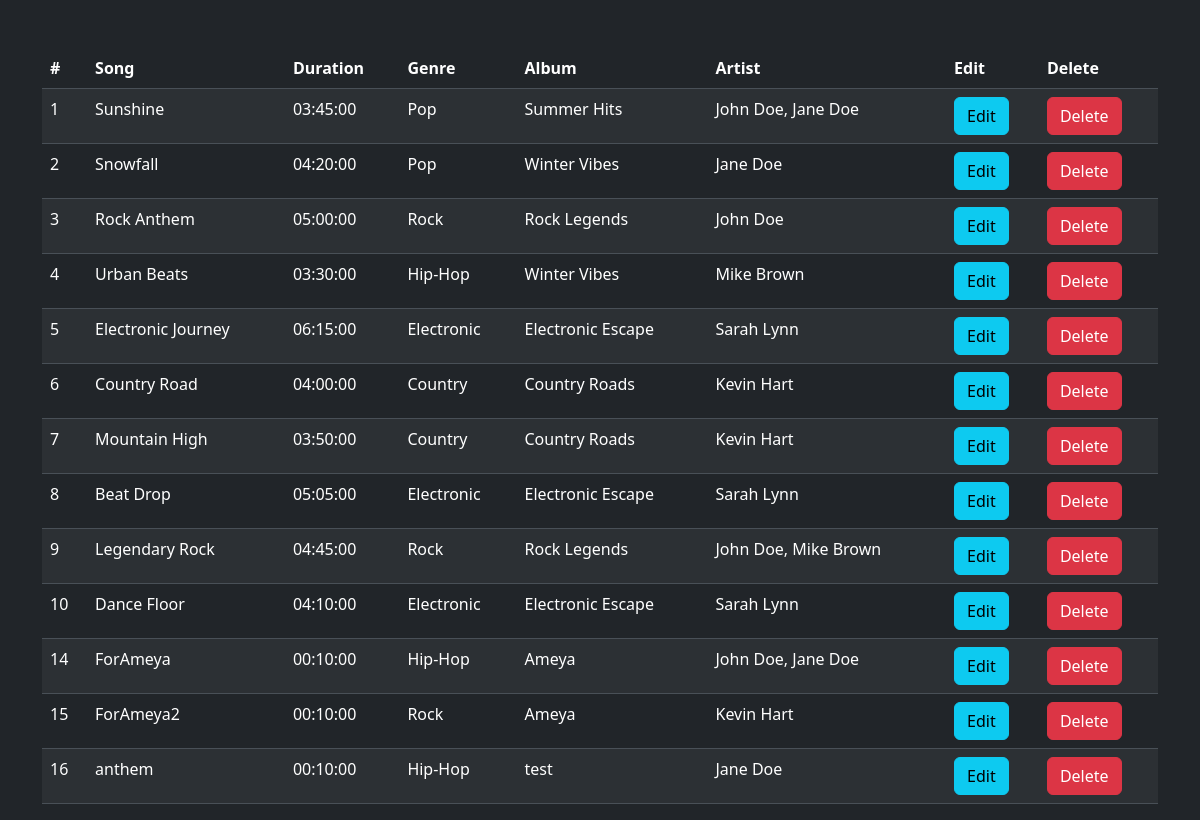
Before: /admin/allSongs.php (signed in) with the older database file.
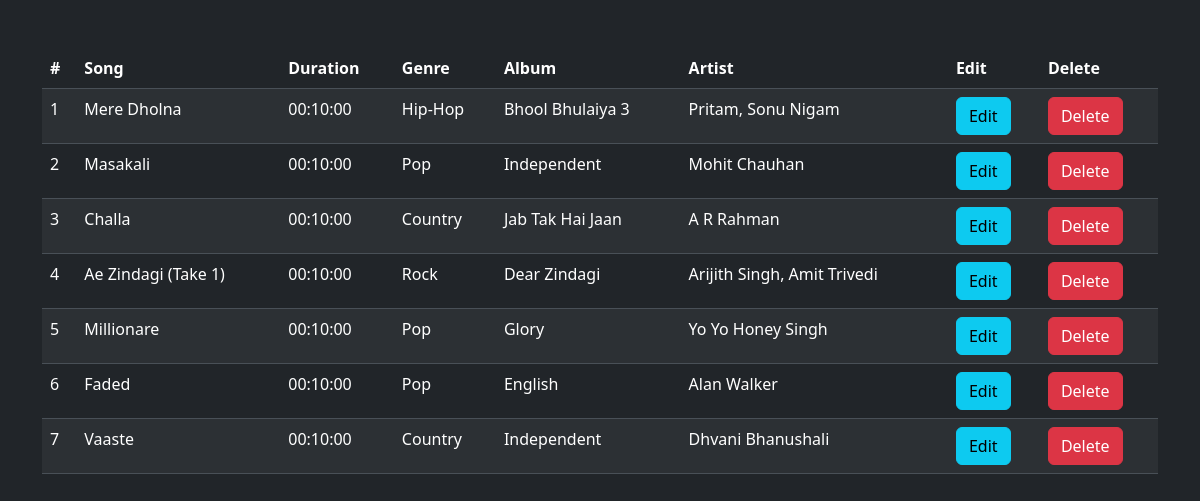
After: the same page with the newer database file.
### tables this page shows
CREATE TABLE `songs` (
  `song_id` int NOT NULL AUTO_INCREMENT,
  `song_name` varchar(50) NOT NULL,
  `duration` time NOT NULL,
  `genre_id` int DEFAULT NULL,
  `album_id` int DEFAULT NULL,
  `cover_image` varchar(200) DEFAULT NULL,
  `song_file` varchar(200) DEFAULT NULL,
  PRIMARY KEY (`song_id`),
  KEY `genre_id` (`genre_id`),
  KEY `album_id` (`album_id`),
  CONSTRAINT `songs_ibfk_1` FOREIGN KEY (`genre_id`) REFERENCES `genres` (`genre_id`),
  CONSTRAINT `songs_ibfk_2` FOREIGN KEY (`album_id`) REFERENCES `albums` (`album_id`)
);

CREATE TABLE `genres` (
  `genre_id` int NOT NULL AUTO_INCREMENT,
  `genre_name` varchar(30) NOT NULL,
  PRIMARY KEY (`genre_id`)
);

CREATE TABLE `albums` (
  `album_id` int NOT NULL AUTO_INCREMENT,
  `title` varchar(50) NOT NULL,
  `release_date` date DEFAULT NULL,
  `cover` varchar(200) DEFAULT NULL,
  PRIMARY KEY (`album_id`)
);

### admin/allSongs.php (the view, shortened to what this page needs)
<?php
  require_once('comps/connection.php');
  $query = "SELECT
                s.song_id,
                s.song_name,
                s.duration,
                g.genre_name AS genre_name,
                a.title AS album_name,
                GROUP_CONCAT(ar.name SEPARATOR ', ') AS artist_names
            FROM songs s
            JOIN genres g ON s.genre_id = g.genre_id
            JOIN albums a ON s.album_id = a.album_id
            LEFT JOIN song_artist sa ON s.song_id = sa.song_id
            LEFT JOIN artists ar ON sa.artist_id = ar.artist_id
            GROUP BY s.song_id
            ORDER BY s.song_id;";
$result = $conn->query($query);
?>
<!doctype html>
<html lang="en">
<head>
  <?php require_once('comps/head.php'); ?>
</head>
<body data-bs-theme="dark">
  <div class="container mt-5">
    <table class="table table-striped">
      <thead>
        <tr>
          <th scope="col">#</th>
          <th scope="col">Song</th>
          <th scope="col">Duration</th>
          <th scope="col">Genre</th>
          <th scope="col">Album</th>
          <th scope="col">Artist</th>
          <th scope="col">Edit</th>
          <th scope="col">Delete</th>
        </tr>
      </thead>
      <tbody>
        <?php
        if($result->num_rows > 0){
          foreach ($result as $song) {
            echo '<tr>';
            echo '<td>' . $song['song_id'] . '</td>';
            echo '<td>' . $song['song_name'] . '</td>';
            echo '<td>' . $song['duration'] . '</td>';
            echo '<td>' . $song['genre_name'] . '</td>';
            echo '<td>' . $song['album_name'] . '</td>';
            echo '<td>' . $song['artist_names'] . '</td>';
            echo '<td><button class="btn btn-info">Edit</button></td>
                      <td><form method="POST" action="addSong.php">
                                <input type="hidden" name="song_id" value="'.$song['song_id'].'">
                                <button type="submit" name="delete_song" class="btn btn-danger">Delete</button>
                            </form></td>
            </tr>';
        }
        }
        ?>
      </tbody>
    </table>
  </div>
</body>
</html>

Changed rows visible on the page:
removed songs: song_id "8", song_name "Beat Drop", duration "05:05:00", genre.genre_name "Electronic", album.title "Electronic Escape", artist_names "Sarah Lynn"
removed songs: song_id "9", song_name "Legendary Rock", duration "04:45:00", genre.genre_name "Rock", album.title "Rock Legends", artist_names "John Doe, Mike Brown"
removed songs: song_id "10", song_name "Dance Floor", duration "04:10:00", genre.genre_name "Electronic", album.title "Electronic Escape", artist_names "Sarah Lynn"
removed songs: song_id "14", song_name "ForAmeya", duration "00:10:00", genre.genre_name "Hip-Hop", album.title "Ameya", artist_names "John Doe, Jane Doe"
removed songs: song_id "15", song_name "ForAmeya2", duration "00:10:00", genre.genre_name "Rock", album.title "Ameya", artist_names "Kevin Hart"
removed songs: song_id "16", song_name "anthem", duration "00:10:00", genre.genre_name "Hip-Hop", album.title "test", artist_names "Jane Doe"
changed songs id 1: song_name "Sunshine" → "Mere Dholna"; duration "03:45:00" → "00:10:00"; genre.genre_name "Pop" → "Hip-Hop"; album.title "Summer Hits" → "Bhool Bhulaiya 3"; artist_names "John Doe, Jane Doe" → "Pritam, Sonu Nigam"
changed songs id 2: song_name "Snowfall" → "Masakali"; duration "04:20:00" → "00:10:00"; album.title "Winter Vibes" → "Independent"; artist_names "Jane Doe" → "Mohit Chauhan"
changed songs id 3: song_name "Rock Anthem" → "Challa"; duration "05:00:00" → "00:10:00"; genre.genre_name "Rock" → "Country"; album.title "Rock Legends" → "Jab Tak Hai Jaan"; artist_names "John Doe" → "A R Rahman"
changed songs id 4: song_name "Urban Beats" → "Ae Zindagi (Take 1)"; duration "03:30:00" → "00:10:00"; genre.genre_name "Hip-Hop" → "Rock"; album.title "Winter Vibes" → "Dear Zindagi"; artist_names "Mike Brown" → "Arijith Singh, Amit Trivedi"
changed songs id 5: song_name "Electronic Journey" → "Millionare"; duration "06:15:00" → "00:10:00"; genre.genre_name "Electronic" → "Pop"; album.title "Electronic Escape" → "Glory"; artist_names "Sarah Lynn" → "Yo Yo Honey Singh"
changed songs id 6: song_name "Country Road" → "Faded"; duration "04:00:00" → "00:10:00"; genre.genre_name "Country" → "Pop"; album.title "Country Roads" → "English"; artist_names "Kevin Hart" → "Alan Walker"
changed songs id 7: song_name "Mountain High" → "Vaaste"; duration "03:50:00" → "00:10:00"; album.title "Country Roads" → "Independent"; artist_names "Kevin Hart" → "Dhvani Bhanushali"
